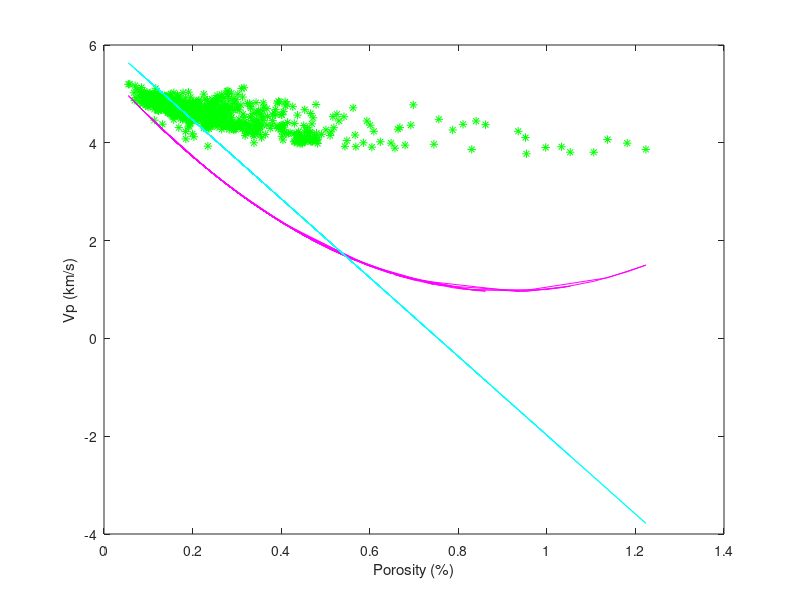
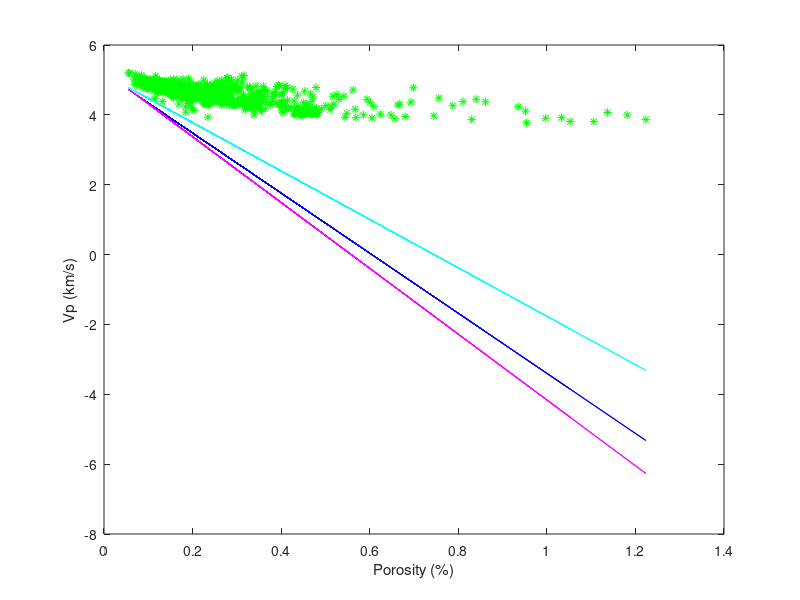
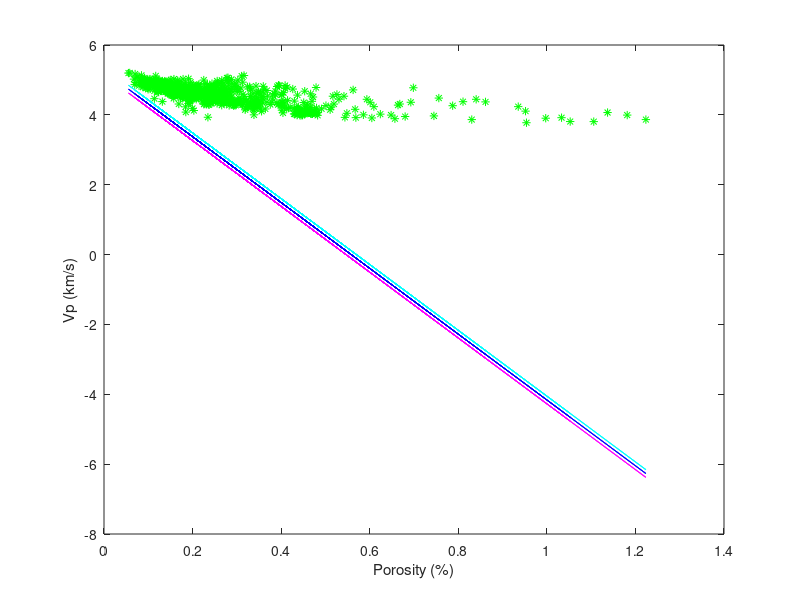
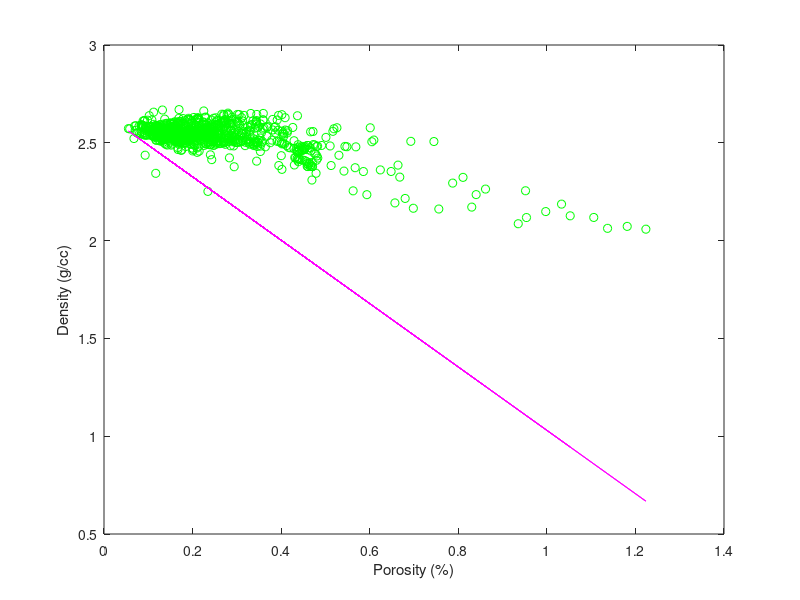

MATLAB code for these plots, in order:
% Cross plot analysis of Pab Sandstone Dhodak-03
% Defining the data
load data_Pab1.txt
Depth = data_Pab1(:,1)
Vsh = data_Pab1(:,2)
Vp = data_Pab1(:,3)
RHOB = data_Pab1(:,4)
PHIT = data_Pab1(:,5)
PHIE = data_Pab1(:,6)


% Porosity vs. Vp (Water-saturated SS rock)
% Raymer et al (1980)
VpR = ((1-PHIT).^2)*5.5 + PHIT*1
%Han's relation(WS Clean Sandstone)at 40 MPa
VpH = 6.08 - 8.06*(PHIT)
% Cross plot
figure(2)
plot(PHIT,Vp,'*g')
ylabel('Vp (km/s)')
xlabel('Porosity (%)')
hold on
plot(PHIT, VpR,'-m')
hold on
plot(PHIT,VpH,'-c')

% Porosity vs. Vp (For clay contents)
% Tosaya et al. (1982) empirical relation
Vp1 = 5.8 -8.6*(PHIT) -2.4*(.25)
%Han's empirical relation(Shaly WS Sandstone)40,30,20 MPa
Vp2 = 5.59 - 6.93*(PHIT) - 2.13*(.20)
Vp3 = 5.55 - 6.96*(PHIT) - 2.18*(.15)
Vp4 = 5.49 -6.94*(PHIT) -2.17*(.20)
%Han's empirical relation(Clean WS Sandstone)40 Mpa
Vp5 = 6.08 - 8.06*(PHIT)
% Castagna's et al. (1985)-Shaly sandstone
VpC = 5.81 -9.42*PHIT - 2.21*(.25)
% Cross plot
figure(3)
plot(PHIT,Vp,'*g')
ylabel('Vp (km/s)')
xlabel('Porosity (%)')
hold on
plot(PHIT, Vp1,'-b')
hold on
plot(PHIT, Vp2,'-c')
hold on
plot(PHIT,VpC,'-m')

% Castagna's et al. (1985)-Shaly sandstone
VpC1 = 5.81 -9.42*PHIT - 2.21*(.30)
VpC2 = 5.81 -9.42*PHIT - 2.21*(.25)
VpC3 = 5.81 -9.42*PHIT - 2.21*(.20)
% Cross plot
figure(4)
plot(PHIT,Vp,'*g')
ylabel('Vp (km/s)')
xlabel('Porosity (%)')
hold on
plot(PHIT, VpC1,'-m')
hold on
plot(PHIT, VpC2,'-b')
hold on
plot(PHIT,VpC3,'-c')

% Density vs. Porosity
% Castagna et al.(1993)revised Gardner et al. (1974) relationship 
RhoC = (1-PHIT)*2.65 + PHIT*1.03
% Cross plot
figure(5)
plot(PHIT,RHOB,'og')
ylabel('Density (g/cc)')
xlabel('Porosity (%)')
hold on
plot(PHIT,RhoC,'-m')

% Density vs Vp
% Blangy (1992) relations(Poorly consolidated sandstone)
Rho1 = 1.498 + 0.224*Vp
%  Jizba (1991) relation (Tight gas sandstone)
Rho2 = 1.96 + 0.117*Vp
% Han (1986) (water saturated SS)
Rho3 = 1.569 + 0.195*Vp
% Cross plot
figure(6)
plot(Vp,RHOB,'*g')
xlabel('Vp (km/s)')
ylabel('Density (g/cc)')
hold on
plot(Vp,Rho1,'-b')
hold on
plot(Vp,Rho2,'-m')
hold on
plot(Vp,Rho3,'-c')

% Density vs. Vp
% Gardner's relation
Rho4 = 1.66*(Vp).^0.261
Rho5 = -0.0115*(Vp).^2 + 0.261*Vp + 1.515
% Cross plot
figure(7)
plot(RHOB,Vp,'*g')
xlabel('Density(g/cm^3)')
ylabel('Vp(km/s)')
hold on
plot(Rho4,Vp,'-m')
hold on
plot(Rho5,Vp,'-c')

% Porosity vs. Vp (For clay contents)
% Tosaya et al. (1982) empirical relation for C=0.20,0.25,0.30
VpT1 = 5.8 -8.6*(PHIT) -2.4*(.20)
VpT2 = 5.8 -8.6*(PHIT) -2.4*(.25)
VpT3 = 5.8 -8.6*(PHIT) -2.4*(.30)
% Cross plot
figure(8)
plot(PHIT,Vp,'*g')
ylabel('Vp (km/s)')
xlabel('Porosity (%)')
hold on
plot(PHIT, VpT1,'-b')
hold on
plot(PHIT, VpT2,'-c')
hold on
plot(PHIT,VpT3,'-m')

% Porosity vs. Vp (Water-saturated SS rock)
% Raymer et al (1980)
VpR = ((1-PHIT).^2)*5.5 + PHIT*1
%Han's relation(Dry Sandstone with clay factor)at 40 MPa
VpD = 5.41 - 6.35*(PHIT) - 2.87*(.25)
%Han's relation(WS Clean Sandstone)at 40 MPa
VpH = 6.08 - 8.06*(PHIT)
%Han's empirical relation(WS Sandstone with clay factor)40MPa
Vp2 = 5.59 - 6.96*(PHIT) - 2.18*(.05)
% Cross plot
figure(9)
plot(PHIT,Vp,'*g')
ylabel('Vp (km/s)')
xlabel('Porosity (%)')
hold on
plot(PHIT,VpD,'-c')
hold on
plot(PHIT, VpH,'-b')
hold on
plot(PHIT,Vp2,'-r')
